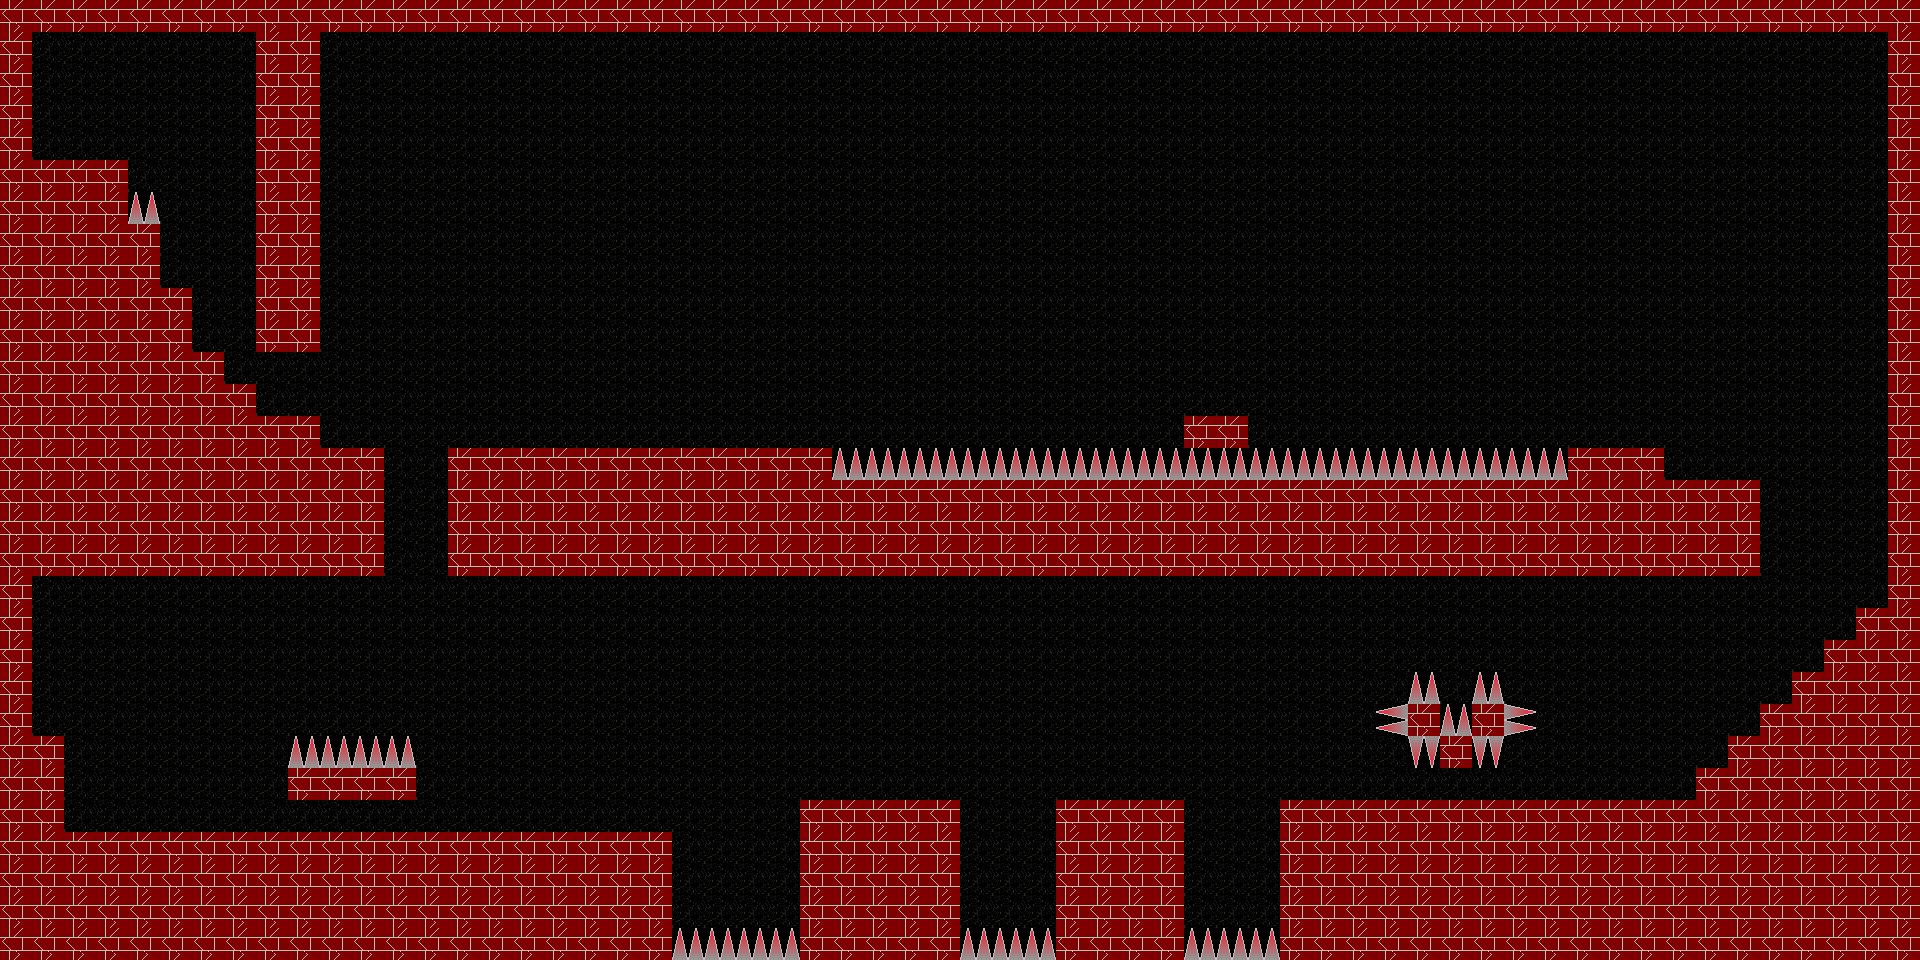

Tiled map render using the project's own tile images. Description and the map definition, with tile-layer contents summarised, below:
An orthogonal 60x30 tile map with 32x32 px tiles, 1 tile layer (tileLayer1) and 2 objects (Start, End).

<map version="1.0" orientation="orthogonal" width="60" height="30" tilewidth="32" tileheight="32">
 <tileset firstgid="1" name="tilesMap" tilewidth="32" tileheight="32" spacing="1" margin="1">
  <image source="original/tilesMap.png" width="256" height="256" />
  <tile id="1">
   <properties>
    <property name="block" value="1" />
   </properties>
  </tile>
  <tile id="2">
   <properties>
    <property name="spikes" value="3" />
   </properties>
  </tile>
  <tile id="3">
   <properties>
    <property name="spikes" value="4" />
   </properties>
  </tile>
  <tile id="8">
   <properties>
    <property name="block" value="2" />
    <property name="spikes" value="1" />
   </properties>
  </tile>
  <tile id="9">
   <properties>
    <property name="spikes" value="2" />
   </properties>
  </tile>
 </tileset>
 <layer name="tileLayer1" width="60" height="30">
  <data>[1800 cells, 1800 non-empty, 6 distinct tile ids]</data>
 </layer>
 <objectgroup name="objLayer1" width="60" height="30">
  <object name="playerStart" type="Start" x="90" y="654" width="66" height="76" />
  <object name="end" type="End" x="39" y="81" width="44" height="79" />
 </objectgroup>
</map>
